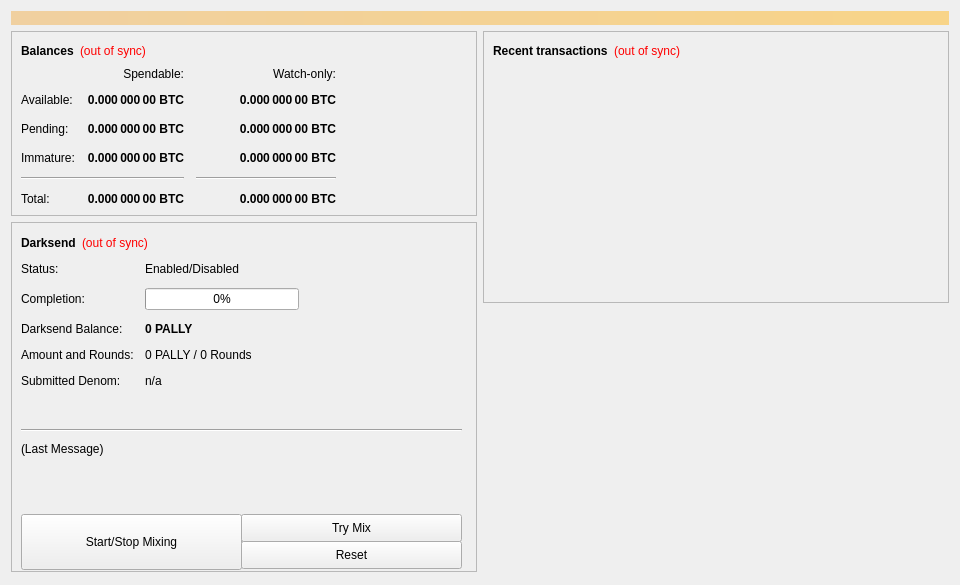
<?xml version="1.0" encoding="UTF-8"?>
<ui version="4.0">
 <class>OverviewPage</class>
 <widget class="QWidget" name="OverviewPage">
  <property name="geometry">
   <rect>
    <x>0</x>
    <y>0</y>
    <width>960</width>
    <height>585</height>
   </rect>
  </property>
  <property name="minimumSize">
   <size>
    <width>960</width>
    <height>0</height>
   </size>
  </property>
  <property name="windowTitle">
   <string>Form</string>
  </property>
  <layout class="QVBoxLayout" name="topLayout">
   <item>
    <widget class="QLabel" name="labelAlerts">
     <property name="visible">
      <bool>false</bool>
     </property>
     <property name="styleSheet">
      <string notr="true">background-color: qlineargradient(x1: 0, y1: 0, x2: 1, y2: 0, stop:0 #F0D0A0, stop:1 #F8D488); color:#000000;</string>
     </property>
     <property name="wordWrap">
      <bool>true</bool>
     </property>
     <property name="margin">
      <number>3</number>
     </property>
    </widget>
   </item>
   <item>
    <layout class="QHBoxLayout" name="horizontalLayout" stretch="1,1">
     <item>
      <layout class="QVBoxLayout" name="verticalLayout_2">
       <item>
        <widget class="QFrame" name="frame">
         <property name="frameShape">
          <enum>QFrame::StyledPanel</enum>
         </property>
         <property name="frameShadow">
          <enum>QFrame::Raised</enum>
         </property>
         <layout class="QVBoxLayout" name="verticalLayout_4">
          <item>
           <layout class="QHBoxLayout" name="horizontalLayout_4">
            <item>
             <widget class="QLabel" name="label_5">
              <property name="font">
               <font>
                <weight>75</weight>
                <bold>true</bold>
               </font>
              </property>
              <property name="text">
               <string>Balances</string>
              </property>
             </widget>
            </item>
            <item>
             <widget class="QLabel" name="labelWalletStatus">
              <property name="cursor">
               <cursorShape>WhatsThisCursor</cursorShape>
              </property>
              <property name="toolTip">
               <string>The displayed information may be out of date. Your wallet automatically synchronizes with the Pallycoin network after a connection is established, but this process has not completed yet.</string>
              </property>
              <property name="styleSheet">
               <string notr="true">QLabel { color: red; }</string>
              </property>
              <property name="text">
               <string notr="true">(out of sync)</string>
              </property>
              <property name="alignment">
               <set>Qt::AlignLeading|Qt::AlignLeft|Qt::AlignVCenter</set>
              </property>
             </widget>
            </item>
            <item>
             <spacer name="horizontalSpacer_3">
              <property name="orientation">
               <enum>Qt::Horizontal</enum>
              </property>
              <property name="sizeHint" stdset="0">
               <size>
                <width>40</width>
                <height>20</height>
               </size>
              </property>
             </spacer>
            </item>
           </layout>
          </item>
          <item>
           <layout class="QGridLayout" name="gridLayout">
            <property name="spacing">
             <number>12</number>
            </property>
            <item row="2" column="2">
             <widget class="QLabel" name="labelWatchPending">
              <property name="font">
               <font>
                <weight>75</weight>
                <bold>true</bold>
               </font>
              </property>
              <property name="cursor">
               <cursorShape>IBeamCursor</cursorShape>
              </property>
              <property name="toolTip">
               <string>Unconfirmed transactions to watch-only addresses</string>
              </property>
              <property name="text">
               <string notr="true">0.000 000 00 BTC</string>
              </property>
              <property name="alignment">
               <set>Qt::AlignRight|Qt::AlignTrailing|Qt::AlignVCenter</set>
              </property>
              <property name="textInteractionFlags">
               <set>Qt::LinksAccessibleByMouse|Qt::TextSelectableByKeyboard|Qt::TextSelectableByMouse</set>
              </property>
             </widget>
            </item>
            <item row="2" column="1">
             <widget class="QLabel" name="labelUnconfirmed">
              <property name="font">
               <font>
                <weight>75</weight>
                <bold>true</bold>
               </font>
              </property>
              <property name="cursor">
               <cursorShape>IBeamCursor</cursorShape>
              </property>
              <property name="toolTip">
               <string>Total of transactions that have yet to be confirmed, and do not yet count toward the spendable balance</string>
              </property>
              <property name="text">
               <string notr="true">0.000 000 00 BTC</string>
              </property>
              <property name="alignment">
               <set>Qt::AlignRight|Qt::AlignTrailing|Qt::AlignVCenter</set>
              </property>
              <property name="textInteractionFlags">
               <set>Qt::LinksAccessibleByMouse|Qt::TextSelectableByKeyboard|Qt::TextSelectableByMouse</set>
              </property>
             </widget>
            </item>
            <item row="3" column="2">
             <widget class="QLabel" name="labelWatchImmature">
              <property name="font">
               <font>
                <weight>75</weight>
                <bold>true</bold>
               </font>
              </property>
              <property name="cursor">
               <cursorShape>IBeamCursor</cursorShape>
              </property>
              <property name="toolTip">
               <string>Mined balance in watch-only addresses that has not yet matured</string>
              </property>
              <property name="text">
               <string notr="true">0.000 000 00 BTC</string>
              </property>
              <property name="alignment">
               <set>Qt::AlignRight|Qt::AlignTrailing|Qt::AlignVCenter</set>
              </property>
              <property name="textInteractionFlags">
               <set>Qt::LinksAccessibleByMouse|Qt::TextSelectableByKeyboard|Qt::TextSelectableByMouse</set>
              </property>
             </widget>
            </item>
            <item row="4" column="0" colspan="2">
             <widget class="Line" name="lineSpendableBalance">
              <property name="orientation">
               <enum>Qt::Horizontal</enum>
              </property>
             </widget>
            </item>
            <item row="4" column="2">
             <widget class="Line" name="lineWatchBalance">
              <property name="sizePolicy">
               <sizepolicy hsizetype="Preferred" vsizetype="Fixed">
                <horstretch>0</horstretch>
                <verstretch>0</verstretch>
               </sizepolicy>
              </property>
              <property name="minimumSize">
               <size>
                <width>140</width>
                <height>0</height>
               </size>
              </property>
              <property name="orientation">
               <enum>Qt::Horizontal</enum>
              </property>
             </widget>
            </item>
            <item row="5" column="0">
             <widget class="QLabel" name="labelTotalText">
              <property name="text">
               <string>Total:</string>
              </property>
             </widget>
            </item>
            <item row="3" column="1">
             <widget class="QLabel" name="labelImmature">
              <property name="font">
               <font>
                <weight>75</weight>
                <bold>true</bold>
               </font>
              </property>
              <property name="cursor">
               <cursorShape>IBeamCursor</cursorShape>
              </property>
              <property name="toolTip">
               <string>Mined balance that has not yet matured</string>
              </property>
              <property name="text">
               <string notr="true">0.000 000 00 BTC</string>
              </property>
              <property name="alignment">
               <set>Qt::AlignRight|Qt::AlignTrailing|Qt::AlignVCenter</set>
              </property>
              <property name="textInteractionFlags">
               <set>Qt::LinksAccessibleByMouse|Qt::TextSelectableByKeyboard|Qt::TextSelectableByMouse</set>
              </property>
             </widget>
            </item>
            <item row="2" column="3">
             <spacer name="horizontalSpacer_2">
              <property name="orientation">
               <enum>Qt::Horizontal</enum>
              </property>
              <property name="sizeHint" stdset="0">
               <size>
                <width>40</width>
                <height>20</height>
               </size>
              </property>
             </spacer>
            </item>
            <item row="3" column="0">
             <widget class="QLabel" name="labelImmatureText">
              <property name="text">
               <string>Immature:</string>
              </property>
             </widget>
            </item>
            <item row="5" column="1">
             <widget class="QLabel" name="labelTotal">
              <property name="font">
               <font>
                <weight>75</weight>
                <bold>true</bold>
               </font>
              </property>
              <property name="cursor">
               <cursorShape>IBeamCursor</cursorShape>
              </property>
              <property name="toolTip">
               <string>Your current total balance</string>
              </property>
              <property name="text">
               <string notr="true">0.000 000 00 BTC</string>
              </property>
              <property name="alignment">
               <set>Qt::AlignRight|Qt::AlignTrailing|Qt::AlignVCenter</set>
              </property>
              <property name="textInteractionFlags">
               <set>Qt::LinksAccessibleByMouse|Qt::TextSelectableByKeyboard|Qt::TextSelectableByMouse</set>
              </property>
             </widget>
            </item>
            <item row="5" column="2">
             <widget class="QLabel" name="labelWatchTotal">
              <property name="font">
               <font>
                <weight>75</weight>
                <bold>true</bold>
               </font>
              </property>
              <property name="cursor">
               <cursorShape>IBeamCursor</cursorShape>
              </property>
              <property name="toolTip">
               <string>Current total balance in watch-only addresses</string>
              </property>
              <property name="text">
               <string notr="true">0.000 000 00 BTC</string>
              </property>
              <property name="alignment">
               <set>Qt::AlignRight|Qt::AlignTrailing|Qt::AlignVCenter</set>
              </property>
              <property name="textInteractionFlags">
               <set>Qt::LinksAccessibleByMouse|Qt::TextSelectableByKeyboard|Qt::TextSelectableByMouse</set>
              </property>
             </widget>
            </item>
            <item row="0" column="2">
             <widget class="QLabel" name="labelWatchonly">
              <property name="text">
               <string>Watch-only:</string>
              </property>
              <property name="alignment">
               <set>Qt::AlignRight|Qt::AlignTrailing|Qt::AlignVCenter</set>
              </property>
             </widget>
            </item>
            <item row="1" column="0">
             <widget class="QLabel" name="labelBalanceText">
              <property name="text">
               <string>Available:</string>
              </property>
             </widget>
            </item>
            <item row="1" column="1">
             <widget class="QLabel" name="labelBalance">
              <property name="font">
               <font>
                <weight>75</weight>
                <bold>true</bold>
               </font>
              </property>
              <property name="cursor">
               <cursorShape>IBeamCursor</cursorShape>
              </property>
              <property name="toolTip">
               <string>Your current spendable balance</string>
              </property>
              <property name="text">
               <string notr="true">0.000 000 00 BTC</string>
              </property>
              <property name="alignment">
               <set>Qt::AlignRight|Qt::AlignTrailing|Qt::AlignVCenter</set>
              </property>
              <property name="textInteractionFlags">
               <set>Qt::LinksAccessibleByMouse|Qt::TextSelectableByKeyboard|Qt::TextSelectableByMouse</set>
              </property>
             </widget>
            </item>
            <item row="1" column="2">
             <widget class="QLabel" name="labelWatchAvailable">
              <property name="font">
               <font>
                <weight>75</weight>
                <bold>true</bold>
               </font>
              </property>
              <property name="cursor">
               <cursorShape>IBeamCursor</cursorShape>
              </property>
              <property name="toolTip">
               <string>Your current balance in watch-only addresses</string>
              </property>
              <property name="text">
               <string notr="true">0.000 000 00 BTC</string>
              </property>
              <property name="alignment">
               <set>Qt::AlignRight|Qt::AlignTrailing|Qt::AlignVCenter</set>
              </property>
              <property name="textInteractionFlags">
               <set>Qt::LinksAccessibleByMouse|Qt::TextSelectableByKeyboard|Qt::TextSelectableByMouse</set>
              </property>
             </widget>
            </item>
            <item row="2" column="0">
             <widget class="QLabel" name="labelPendingText">
              <property name="text">
               <string>Pending:</string>
              </property>
             </widget>
            </item>
            <item row="0" column="1">
             <widget class="QLabel" name="labelSpendable">
              <property name="text">
               <string>Spendable:</string>
              </property>
              <property name="alignment">
               <set>Qt::AlignRight|Qt::AlignTrailing|Qt::AlignVCenter</set>
              </property>
             </widget>
            </item>
           </layout>
          </item>
         </layout>
        </widget>
       </item>
       <item>
        <widget class="QFrame" name="frameDarksend">
         <property name="minimumSize">
          <size>
           <width>0</width>
           <height>350</height>
          </size>
         </property>
         <property name="layoutDirection">
          <enum>Qt::LeftToRight</enum>
         </property>
         <property name="frameShape">
          <enum>QFrame::StyledPanel</enum>
         </property>
         <property name="frameShadow">
          <enum>QFrame::Raised</enum>
         </property>
         <widget class="QWidget" name="formLayoutWidget">
          <property name="geometry">
           <rect>
            <x>10</x>
            <y>40</y>
            <width>451</width>
            <height>161</height>
           </rect>
          </property>
          <layout class="QFormLayout" name="formLayout">
           <property name="fieldGrowthPolicy">
            <enum>QFormLayout::AllNonFixedFieldsGrow</enum>
           </property>
           <property name="horizontalSpacing">
            <number>11</number>
           </property>
           <property name="verticalSpacing">
            <number>12</number>
           </property>
           <item row="0" column="0">
            <widget class="QLabel" name="label_6">
             <property name="text">
              <string>Status:</string>
             </property>
            </widget>
           </item>
           <item row="1" column="0">
            <widget class="QLabel" name="label_7">
             <property name="text">
              <string>Completion:</string>
             </property>
            </widget>
           </item>
           <item row="1" column="1">
            <widget class="QProgressBar" name="darksendProgress">
             <property name="maximumSize">
              <size>
               <width>154</width>
               <height>16777215</height>
              </size>
             </property>
             <property name="value">
              <number>0</number>
             </property>
            </widget>
           </item>
           <item row="2" column="0">
            <widget class="QLabel" name="labelAnonymizedText">
             <property name="text">
              <string>Darksend Balance:</string>
             </property>
            </widget>
           </item>
           <item row="2" column="1">
            <widget class="QLabel" name="labelAnonymized">
             <property name="font">
              <font>
               <weight>75</weight>
               <bold>true</bold>
              </font>
             </property>
             <property name="text">
              <string notr="true">0 PALLY</string>
             </property>
            </widget>
           </item>
           <item row="3" column="0">
            <widget class="QLabel" name="label_8">
             <property name="text">
              <string>Amount and Rounds:</string>
             </property>
            </widget>
           </item>
           <item row="3" column="1">
            <widget class="QLabel" name="labelAmountRounds">
             <property name="text">
              <string>0 PALLY / 0 Rounds</string>
             </property>
            </widget>
           </item>
           <item row="4" column="0">
            <widget class="QLabel" name="label_9">
             <property name="text">
              <string>Submitted Denom:</string>
             </property>
            </widget>
           </item>
           <item row="4" column="1">
            <widget class="QLabel" name="labelSubmittedDenom">
             <property name="toolTip">
              <string>The denominations you submitted to the Masternode.&lt;br&gt;To mix, other users must submit the exact same denominations.</string>
             </property>
             <property name="text">
              <string>n/a</string>
             </property>
            </widget>
           </item>
           <item row="0" column="1">
            <widget class="QLabel" name="darksendEnabled">
             <property name="text">
              <string>Enabled/Disabled</string>
             </property>
            </widget>
           </item>
          </layout>
         </widget>
         <widget class="QPushButton" name="runAutoDenom">
          <property name="geometry">
           <rect>
            <x>251</x>
            <y>17</y>
            <width>1</width>
            <height>1</height>
           </rect>
          </property>
          <property name="palette">
           <palette>
            <active>
             <colorrole role="WindowText">
              <brush brushstyle="SolidPattern">
               <color alpha="255">
                <red>0</red>
                <green>0</green>
                <blue>0</blue>
               </color>
              </brush>
             </colorrole>
             <colorrole role="Button">
              <brush brushstyle="SolidPattern">
               <color alpha="255">
                <red>239</red>
                <green>238</green>
                <blue>238</blue>
               </color>
              </brush>
             </colorrole>
             <colorrole role="Light">
              <brush brushstyle="SolidPattern">
               <color alpha="255">
                <red>255</red>
                <green>255</green>
                <blue>255</blue>
               </color>
              </brush>
             </colorrole>
             <colorrole role="Midlight">
              <brush brushstyle="SolidPattern">
               <color alpha="255">
                <red>247</red>
                <green>246</green>
                <blue>246</blue>
               </color>
              </brush>
             </colorrole>
             <colorrole role="Dark">
              <brush brushstyle="SolidPattern">
               <color alpha="255">
                <red>119</red>
                <green>119</green>
                <blue>119</blue>
               </color>
              </brush>
             </colorrole>
             <colorrole role="Mid">
              <brush brushstyle="SolidPattern">
               <color alpha="255">
                <red>159</red>
                <green>159</green>
                <blue>159</blue>
               </color>
              </brush>
             </colorrole>
             <colorrole role="Text">
              <brush brushstyle="SolidPattern">
               <color alpha="255">
                <red>0</red>
                <green>0</green>
                <blue>0</blue>
               </color>
              </brush>
             </colorrole>
             <colorrole role="BrightText">
              <brush brushstyle="SolidPattern">
               <color alpha="255">
                <red>255</red>
                <green>255</green>
                <blue>255</blue>
               </color>
              </brush>
             </colorrole>
             <colorrole role="ButtonText">
              <brush brushstyle="SolidPattern">
               <color alpha="255">
                <red>0</red>
                <green>0</green>
                <blue>0</blue>
               </color>
              </brush>
             </colorrole>
             <colorrole role="Base">
              <brush brushstyle="SolidPattern">
               <color alpha="255">
                <red>255</red>
                <green>255</green>
                <blue>255</blue>
               </color>
              </brush>
             </colorrole>
             <colorrole role="Window">
              <brush brushstyle="SolidPattern">
               <color alpha="255">
                <red>239</red>
                <green>238</green>
                <blue>238</blue>
               </color>
              </brush>
             </colorrole>
             <colorrole role="Shadow">
              <brush brushstyle="SolidPattern">
               <color alpha="255">
                <red>0</red>
                <green>0</green>
                <blue>0</blue>
               </color>
              </brush>
             </colorrole>
             <colorrole role="AlternateBase">
              <brush brushstyle="SolidPattern">
               <color alpha="255">
                <red>247</red>
                <green>246</green>
                <blue>246</blue>
               </color>
              </brush>
             </colorrole>
             <colorrole role="ToolTipBase">
              <brush brushstyle="SolidPattern">
               <color alpha="255">
                <red>255</red>
                <green>255</green>
                <blue>220</blue>
               </color>
              </brush>
             </colorrole>
             <colorrole role="ToolTipText">
              <brush brushstyle="SolidPattern">
               <color alpha="255">
                <red>0</red>
                <green>0</green>
                <blue>0</blue>
               </color>
              </brush>
             </colorrole>
            </active>
            <inactive>
             <colorrole role="WindowText">
              <brush brushstyle="SolidPattern">
               <color alpha="255">
                <red>0</red>
                <green>0</green>
                <blue>0</blue>
               </color>
              </brush>
             </colorrole>
             <colorrole role="Button">
              <brush brushstyle="SolidPattern">
               <color alpha="255">
                <red>239</red>
                <green>238</green>
                <blue>238</blue>
               </color>
              </brush>
             </colorrole>
             <colorrole role="Light">
              <brush brushstyle="SolidPattern">
               <color alpha="255">
                <red>255</red>
                <green>255</green>
                <blue>255</blue>
               </color>
              </brush>
             </colorrole>
             <colorrole role="Midlight">
              <brush brushstyle="SolidPattern">
               <color alpha="255">
                <red>247</red>
                <green>246</green>
                <blue>246</blue>
               </color>
              </brush>
             </colorrole>
             <colorrole role="Dark">
              <brush brushstyle="SolidPattern">
               <color alpha="255">
                <red>119</red>
                <green>119</green>
                <blue>119</blue>
               </color>
              </brush>
             </colorrole>
             <colorrole role="Mid">
              <brush brushstyle="SolidPattern">
               <color alpha="255">
                <red>159</red>
                <green>159</green>
                <blue>159</blue>
               </color>
              </brush>
             </colorrole>
             <colorrole role="Text">
              <brush brushstyle="SolidPattern">
               <color alpha="255">
                <red>0</red>
                <green>0</green>
                <blue>0</blue>
               </color>
              </brush>
             </colorrole>
             <colorrole role="BrightText">
              <brush brushstyle="SolidPattern">
               <color alpha="255">
                <red>255</red>
                <green>255</green>
                <blue>255</blue>
               </color>
              </brush>
             </colorrole>
             <colorrole role="ButtonText">
              <brush brushstyle="SolidPattern">
               <color alpha="255">
                <red>0</red>
                <green>0</green>
                <blue>0</blue>
               </color>
              </brush>
             </colorrole>
             <colorrole role="Base">
              <brush brushstyle="SolidPattern">
               <color alpha="255">
                <red>255</red>
                <green>255</green>
                <blue>255</blue>
               </color>
              </brush>
             </colorrole>
             <colorrole role="Window">
              <brush brushstyle="SolidPattern">
               <color alpha="255">
                <red>239</red>
                <green>238</green>
                <blue>238</blue>
               </color>
              </brush>
             </colorrole>
             <colorrole role="Shadow">
              <brush brushstyle="SolidPattern">
               <color alpha="255">
                <red>0</red>
                <green>0</green>
                <blue>0</blue>
               </color>
              </brush>
             </colorrole>
             <colorrole role="AlternateBase">
              <brush brushstyle="SolidPattern">
               <color alpha="255">
                <red>247</red>
                <green>246</green>
                <blue>246</blue>
               </color>
              </brush>
             </colorrole>
             <colorrole role="ToolTipBase">
              <brush brushstyle="SolidPattern">
               <color alpha="255">
                <red>255</red>
                <green>255</green>
                <blue>220</blue>
               </color>
              </brush>
             </colorrole>
             <colorrole role="ToolTipText">
              <brush brushstyle="SolidPattern">
               <color alpha="255">
                <red>0</red>
                <green>0</green>
                <blue>0</blue>
               </color>
              </brush>
             </colorrole>
            </inactive>
            <disabled>
             <colorrole role="WindowText">
              <brush brushstyle="SolidPattern">
               <color alpha="255">
                <red>119</red>
                <green>119</green>
                <blue>119</blue>
               </color>
              </brush>
             </colorrole>
             <colorrole role="Button">
              <brush brushstyle="SolidPattern">
               <color alpha="255">
                <red>239</red>
                <green>238</green>
                <blue>238</blue>
               </color>
              </brush>
             </colorrole>
             <colorrole role="Light">
              <brush brushstyle="SolidPattern">
               <color alpha="255">
                <red>255</red>
                <green>255</green>
                <blue>255</blue>
               </color>
              </brush>
             </colorrole>
             <colorrole role="Midlight">
              <brush brushstyle="SolidPattern">
               <color alpha="255">
                <red>247</red>
                <green>246</green>
                <blue>246</blue>
               </color>
              </brush>
             </colorrole>
             <colorrole role="Dark">
              <brush brushstyle="SolidPattern">
               <color alpha="255">
                <red>119</red>
                <green>119</green>
                <blue>119</blue>
               </color>
              </brush>
             </colorrole>
             <colorrole role="Mid">
              <brush brushstyle="SolidPattern">
               <color alpha="255">
                <red>159</red>
                <green>159</green>
                <blue>159</blue>
               </color>
              </brush>
             </colorrole>
             <colorrole role="Text">
              <brush brushstyle="SolidPattern">
               <color alpha="255">
                <red>119</red>
                <green>119</green>
                <blue>119</blue>
               </color>
              </brush>
             </colorrole>
             <colorrole role="BrightText">
              <brush brushstyle="SolidPattern">
               <color alpha="255">
                <red>255</red>
                <green>255</green>
                <blue>255</blue>
               </color>
              </brush>
             </colorrole>
             <colorrole role="ButtonText">
              <brush brushstyle="SolidPattern">
               <color alpha="255">
                <red>119</red>
                <green>119</green>
                <blue>119</blue>
               </color>
              </brush>
             </colorrole>
             <colorrole role="Base">
              <brush brushstyle="SolidPattern">
               <color alpha="255">
                <red>239</red>
                <green>238</green>
                <blue>238</blue>
               </color>
              </brush>
             </colorrole>
             <colorrole role="Window">
              <brush brushstyle="SolidPattern">
               <color alpha="255">
                <red>239</red>
                <green>238</green>
                <blue>238</blue>
               </color>
              </brush>
             </colorrole>
             <colorrole role="Shadow">
              <brush brushstyle="SolidPattern">
               <color alpha="255">
                <red>0</red>
                <green>0</green>
                <blue>0</blue>
               </color>
              </brush>
             </colorrole>
             <colorrole role="AlternateBase">
              <brush brushstyle="SolidPattern">
               <color alpha="255">
                <red>239</red>
                <green>238</green>
                <blue>238</blue>
               </color>
              </brush>
             </colorrole>
             <colorrole role="ToolTipBase">
              <brush brushstyle="SolidPattern">
               <color alpha="255">
                <red>255</red>
                <green>255</green>
                <blue>220</blue>
               </color>
              </brush>
             </colorrole>
             <colorrole role="ToolTipText">
              <brush brushstyle="SolidPattern">
               <color alpha="255">
                <red>0</red>
                <green>0</green>
                <blue>0</blue>
               </color>
              </brush>
             </colorrole>
            </disabled>
           </palette>
          </property>
          <property name="focusPolicy">
           <enum>Qt::NoFocus</enum>
          </property>
          <property name="autoFillBackground">
           <bool>true</bool>
          </property>
          <property name="text">
           <string/>
          </property>
          <property name="flat">
           <bool>true</bool>
          </property>
         </widget>
         <widget class="QPushButton" name="toggleDarksend">
          <property name="geometry">
           <rect>
            <x>10</x>
            <y>292</y>
            <width>221</width>
            <height>56</height>
           </rect>
          </property>
          <property name="sizePolicy">
           <sizepolicy hsizetype="MinimumExpanding" vsizetype="Fixed">
            <horstretch>0</horstretch>
            <verstretch>0</verstretch>
           </sizepolicy>
          </property>
          <property name="text">
           <string>Start/Stop Mixing</string>
          </property>
         </widget>
         <widget class="Line" name="lineLastMessage">
          <property name="geometry">
           <rect>
            <x>10</x>
            <y>200</y>
            <width>441</width>
            <height>16</height>
           </rect>
          </property>
          <property name="orientation">
           <enum>Qt::Horizontal</enum>
          </property>
         </widget>
         <widget class="QLabel" name="darksendStatus">
          <property name="geometry">
           <rect>
            <x>10</x>
            <y>220</y>
            <width>451</width>
            <height>61</height>
           </rect>
          </property>
          <property name="minimumSize">
           <size>
            <width>288</width>
            <height>43</height>
           </size>
          </property>
          <property name="text">
           <string>(Last Message)</string>
          </property>
          <property name="alignment">
           <set>Qt::AlignLeading|Qt::AlignLeft|Qt::AlignTop</set>
          </property>
          <property name="wordWrap">
           <bool>true</bool>
          </property>
         </widget>
         <widget class="QPushButton" name="darksendAuto">
          <property name="geometry">
           <rect>
            <x>230</x>
            <y>292</y>
            <width>221</width>
            <height>28</height>
           </rect>
          </property>
          <property name="sizePolicy">
           <sizepolicy hsizetype="MinimumExpanding" vsizetype="Fixed">
            <horstretch>0</horstretch>
            <verstretch>0</verstretch>
           </sizepolicy>
          </property>
          <property name="toolTip">
           <string>Try to manually submit a Darksend request.</string>
          </property>
          <property name="text">
           <string>Try Mix</string>
          </property>
         </widget>
         <widget class="QPushButton" name="darksendReset">
          <property name="geometry">
           <rect>
            <x>230</x>
            <y>319</y>
            <width>221</width>
            <height>28</height>
           </rect>
          </property>
          <property name="sizePolicy">
           <sizepolicy hsizetype="MinimumExpanding" vsizetype="Fixed">
            <horstretch>0</horstretch>
            <verstretch>0</verstretch>
           </sizepolicy>
          </property>
          <property name="toolTip">
           <string>Reset the current status of Darksend (can interrupt Darksend if it's in the process of Mixing, which can cost you money!)</string>
          </property>
          <property name="autoFillBackground">
           <bool>false</bool>
          </property>
          <property name="text">
           <string>Reset</string>
          </property>
         </widget>
         <widget class="QWidget" name="layoutWidget">
          <property name="geometry">
           <rect>
            <x>10</x>
            <y>10</y>
            <width>431</width>
            <height>22</height>
           </rect>
          </property>
          <layout class="QHBoxLayout" name="horizontalLayout_5">
           <item>
            <widget class="QLabel" name="label_2">
             <property name="font">
              <font>
               <weight>75</weight>
               <bold>true</bold>
              </font>
             </property>
             <property name="text">
              <string>Darksend</string>
             </property>
            </widget>
           </item>
           <item>
            <widget class="QLabel" name="labelDarksendSyncStatus">
             <property name="toolTip">
              <string>The displayed information may be out of date. Your wallet automatically synchronizes with the Pallycoin network after a connection is established, but this process has not completed yet.</string>
             </property>
             <property name="styleSheet">
              <string notr="true">QLabel { color: red; }</string>
             </property>
             <property name="text">
              <string notr="true">(out of sync)</string>
             </property>
             <property name="alignment">
              <set>Qt::AlignLeading|Qt::AlignLeft|Qt::AlignVCenter</set>
             </property>
            </widget>
           </item>
           <item>
            <spacer name="horizontalSpacer_4">
             <property name="orientation">
              <enum>Qt::Horizontal</enum>
             </property>
             <property name="sizeHint" stdset="0">
              <size>
               <width>40</width>
               <height>20</height>
              </size>
             </property>
            </spacer>
           </item>
          </layout>
         </widget>
        </widget>
       </item>
       <item>
        <spacer name="verticalSpacer">
         <property name="orientation">
          <enum>Qt::Vertical</enum>
         </property>
         <property name="sizeHint" stdset="0">
          <size>
           <width>20</width>
           <height>40</height>
          </size>
         </property>
        </spacer>
       </item>
      </layout>
     </item>
     <item>
      <layout class="QVBoxLayout" name="verticalLayout_3">
       <item>
        <widget class="QFrame" name="frame_2">
         <property name="frameShape">
          <enum>QFrame::StyledPanel</enum>
         </property>
         <property name="frameShadow">
          <enum>QFrame::Raised</enum>
         </property>
         <layout class="QVBoxLayout" name="verticalLayout">
          <item>
           <layout class="QHBoxLayout" name="horizontalLayout_2">
            <item>
             <widget class="QLabel" name="label_4">
              <property name="font">
               <font>
                <weight>75</weight>
                <bold>true</bold>
               </font>
              </property>
              <property name="text">
               <string>Recent transactions</string>
              </property>
             </widget>
            </item>
            <item>
             <widget class="QLabel" name="labelTransactionsStatus">
              <property name="cursor">
               <cursorShape>WhatsThisCursor</cursorShape>
              </property>
              <property name="toolTip">
               <string>The displayed information may be out of date. Your wallet automatically synchronizes with the Pallycoin network after a connection is established, but this process has not completed yet.</string>
              </property>
              <property name="styleSheet">
               <string notr="true">QLabel { color: red; }</string>
              </property>
              <property name="text">
               <string notr="true">(out of sync)</string>
              </property>
              <property name="alignment">
               <set>Qt::AlignRight|Qt::AlignTrailing|Qt::AlignVCenter</set>
              </property>
             </widget>
            </item>
            <item>
             <spacer name="horizontalSpacer">
              <property name="orientation">
               <enum>Qt::Horizontal</enum>
              </property>
              <property name="sizeHint" stdset="0">
               <size>
                <width>40</width>
                <height>20</height>
               </size>
              </property>
             </spacer>
            </item>
           </layout>
          </item>
          <item>
           <widget class="QListView" name="listTransactions">
            <property name="styleSheet">
             <string notr="true">QListView { background: transparent; }</string>
            </property>
            <property name="frameShape">
             <enum>QFrame::NoFrame</enum>
            </property>
            <property name="verticalScrollBarPolicy">
             <enum>Qt::ScrollBarAlwaysOff</enum>
            </property>
            <property name="horizontalScrollBarPolicy">
             <enum>Qt::ScrollBarAlwaysOff</enum>
            </property>
            <property name="selectionMode">
             <enum>QAbstractItemView::NoSelection</enum>
            </property>
           </widget>
          </item>
         </layout>
        </widget>
       </item>
       <item>
        <spacer name="verticalSpacer_2">
         <property name="orientation">
          <enum>Qt::Vertical</enum>
         </property>
         <property name="sizeHint" stdset="0">
          <size>
           <width>20</width>
           <height>40</height>
          </size>
         </property>
        </spacer>
       </item>
      </layout>
     </item>
    </layout>
   </item>
  </layout>
 </widget>
 <resources/>
 <connections/>
</ui>
